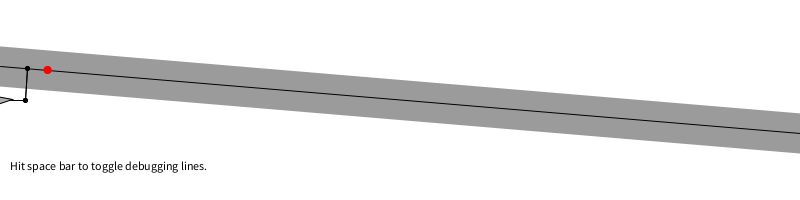
Frame 1 (no input)
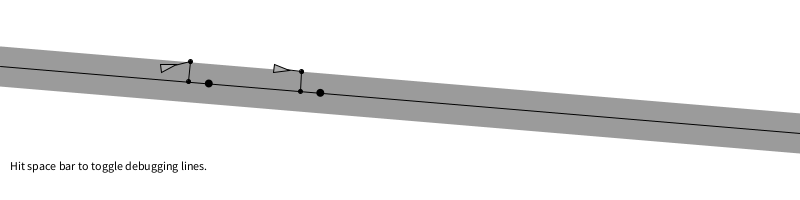
Frame 60 (the mouse pressed at the canvas centre just before this capture)
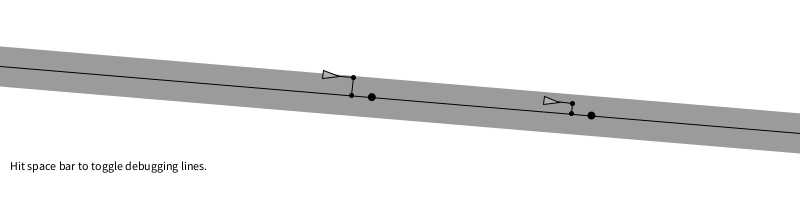
Frame 120 (the mouse held since frame 60 and released just before this capture)

The Processing sketch that drew these frames (run headless with seeded random() and noise(); from frame 60 on, the mouse is pressed at the canvas centre):

// Processing sketch: NOC_6_05_PathFollowingSimple
// ── NOC_6_05_PathFollowingSimple.pde
// The Nature of Code
// Daniel Shiffman
// http://natureofcode.com

// Path Following
// Path is a just a straight line in this example
// Via Reynolds: // http://www.red3d.com/cwr/steer/PathFollow.html

// Using this variable to decide whether to draw all the stuff
boolean debug = true;

// A path object (series of connected points)
Path path;

// Two vehicles
Vehicle car1;
Vehicle car2;

void setup() {
  size(800, 200);
  path = new Path();

  // Each vehicle has different maxspeed and maxforce for demo purposes
  car1 = new Vehicle(new PVector(0, height/2), 3, 0.05);
  car2 = new Vehicle(new PVector(0, height/2), 5, 0.1);
}

void draw() {
  background(255);
  // Display the path
  path.display();
  // The boids follow the path
  car1.follow(path);
  car2.follow(path);
  // Call the generic run method (update, borders, display, etc.)
  car1.run();
  car2.run();
  
  // Instructions
  fill(0);
  text("Hit space bar to toggle debugging lines.", 10, height-30);
}

public void keyPressed() {
  if (key == ' ') {
    debug = !debug;
  }
}




// ── Path.pde
// The Nature of Code
// Daniel Shiffman
// http://natureofcode.com

// Path Following

class Path {

  // A Path is line between two points (PVector objects)
  PVector start;
  PVector end;
  // A path has a radius, i.e how far is it ok for the boid to wander off
  float radius;

  Path() {
    // Arbitrary radius of 20
    radius = 20;
    start = new PVector(0,height/3);
    end = new PVector(width,2*height/3);
  }

  // Draw the path
  void display() {

    strokeWeight(radius*2);
    stroke(0,100);
    line(start.x,start.y,end.x,end.y);

    strokeWeight(1);
    stroke(0);
    line(start.x,start.y,end.x,end.y);
  }
}












// ── Vehicle.pde
// Path Following
// Daniel Shiffman <http://www.shiffman.net>
// The Nature of Code, Spring 2009

// Vehicle class

class Vehicle {

  // All the usual stuff
  PVector location;
  PVector velocity;
  PVector acceleration;
  float r;
  float maxforce;    // Maximum steering force
  float maxspeed;    // Maximum speed

    // Constructor initialize all values
  Vehicle( PVector l, float ms, float mf) {
    location = l.get();
    r = 4.0;
    maxspeed = ms;
    maxforce = mf;
    acceleration = new PVector(0, 0);
    velocity = new PVector(maxspeed, 0);
  }

  // Main "run" function
  void run() {
    update();
    borders();
    render();
  }


  // This function implements Craig Reynolds' path following algorithm
  // http://www.red3d.com/cwr/steer/PathFollow.html
  void follow(Path p) {

    // Predict location 25 (arbitrary choice) frames ahead
    PVector predict = velocity.get();
    predict.normalize();
    predict.mult(25);
    PVector predictLoc = PVector.add(location, predict);

    // Look at the line segment
    PVector a = p.start;
    PVector b = p.end;

    // Get the normal point to that line
    PVector normalPoint = getNormalPoint(predictLoc, a, b);

    // Find target point a little further ahead of normal
    PVector dir = PVector.sub(b, a);
    dir.normalize();
    dir.mult(10);  // This could be based on velocity instead of just an arbitrary 10 pixels
    PVector target = PVector.add(normalPoint, dir);

    // How far away are we from the path?
    float distance = PVector.dist(predictLoc, normalPoint);
    // Only if the distance is greater than the path's radius do we bother to steer
    if (distance > p.radius) {
      seek(target);
    }


    // Draw the debugging stuff
    if (debug) {
      fill(0);
      stroke(0);
      line(location.x, location.y, predictLoc.x, predictLoc.y);
      ellipse(predictLoc.x, predictLoc.y, 4, 4);

      // Draw normal location
      fill(0);
      stroke(0);
      line(predictLoc.x, predictLoc.y, normalPoint.x, normalPoint.y);
      ellipse(normalPoint.x, normalPoint.y, 4, 4);
      stroke(0);
      if (distance > p.radius) fill(255, 0, 0);
      noStroke();
      ellipse(target.x+dir.x, target.y+dir.y, 8, 8);
    }
  }


  // A function to get the normal point from a point (p) to a line segment (a-b)
  // This function could be optimized to make fewer new Vector objects
  PVector getNormalPoint(PVector p, PVector a, PVector b) {
    // Vector from a to p
    PVector ap = PVector.sub(p, a);
    // Vector from a to b
    PVector ab = PVector.sub(b, a);
    ab.normalize(); // Normalize the line
    // Project vector "diff" onto line by using the dot product
    ab.mult(ap.dot(ab));
    PVector normalPoint = PVector.add(a, ab);
    return normalPoint;
  }


  // Method to update location
  void update() {
    // Update velocity
    velocity.add(acceleration);
    // Limit speed
    velocity.limit(maxspeed);
    location.add(velocity);
    // Reset accelertion to 0 each cycle
    acceleration.mult(0);
  }

  void applyForce(PVector force) {
    // We could add mass here if we want A = F / M
    acceleration.add(force);
  }


  // A method that calculates and applies a steering force towards a target
  // STEER = DESIRED MINUS VELOCITY
  void seek(PVector target) {
    PVector desired = PVector.sub(target, location);  // A vector pointing from the location to the target

    // If the magnitude of desired equals 0, skip out of here
    // (We could optimize this to check if x and y are 0 to avoid mag() square root
    if (desired.mag() == 0) return;

    // Normalize desired and scale to maximum speed
    desired.normalize();
    desired.mult(maxspeed);
    // Steering = Desired minus Velocity
    PVector steer = PVector.sub(desired, velocity);
    steer.limit(maxforce);  // Limit to maximum steering force

      applyForce(steer);
  }

  void render() {
    // Draw a triangle rotated in the direction of velocity
    float theta = velocity.heading() + radians(90);
    fill(175);
    stroke(0);
    pushMatrix();
    translate(location.x, location.y);
    rotate(theta);
    beginShape(PConstants.TRIANGLES);
    vertex(0, -r*2);
    vertex(-r, r*2);
    vertex(r, r*2);
    endShape();
    popMatrix();
  }

  // Wraparound
  void borders() {
    if (location.x < -r) location.x = width+r;
    //if (location.y < -r) location.y = height+r;
    if (location.x > width+r) location.x = -r;
    //if (location.y > height+r) location.y = -r;
  }
}
